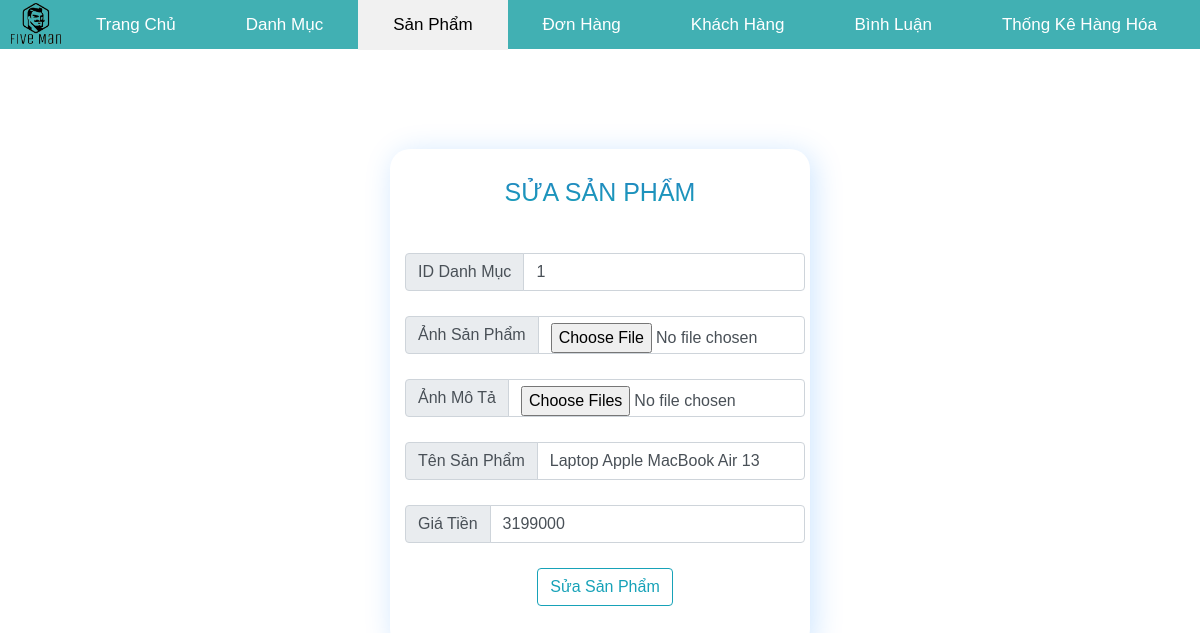
Page /module/controller/product.php?ctrl=product&act=edit&id=1 (signed in) on the committed database.
### tables this page shows
CREATE TABLE `product` (
  `id_sp` int(11) NOT NULL COMMENT 'mã sản phẩm',
  `ten_sp` varchar(255) NOT NULL COMMENT 'tên sản phẩm',
  `gia_sp` float NOT NULL COMMENT 'giá sản phẩm',
  `anh_sp` varchar(255) NOT NULL COMMENT 'ảnh sản phẩm',
  `giamgia_sp` float NOT NULL COMMENT 'giảm giá',
  `anhlist_sp` varchar(255) NOT NULL COMMENT 'ảnh list',
  `mota_sp` text NOT NULL COMMENT 'mô tả sản phẩm',
  `soluongmua_sp` int(11) DEFAULT NULL COMMENT 'sô lượng sản phẩm bán ra',
  `luotxem_sp` int(11) DEFAULT 0 COMMENT 'số lượt xem sản phẩm',
  `ngaynhap_sp` date NOT NULL COMMENT 'ngày nhập sản phẩm',
  `tuychon` bit(1) NOT NULL COMMENT '0 là hiện, 1 là ẩn',
  `danhgia_sp` float DEFAULT NULL COMMENT 'đánh giá sản phẩm',
  `id_dm` int(11) DEFAULT NULL COMMENT 'mã danh mục sản phẩm	',
  `id_catalog_big` int(11) NOT NULL COMMENT 'mã danh mục lớn',
  `thuong_hieu` varchar(50) NOT NULL COMMENT 'thương hiệu sản phẩm'
);

### module/model/database.php (called while the page is built, shortened)
<?php
    function getConnection(){
        $host='localhost';
        $dbname='laptop1';
        $username='root';
        $password='';
        $options = array(PDO::MYSQL_ATTR_INIT_COMMAND => "SET NAMES utf8",
        PDO::ATTR_ERRMODE => PDO::ERRMODE_EXCEPTION);
        $dbh=new PDO('mysql:host='.$host.';
            dbname='.$dbname,$username,$password,$options);
        return $dbh;
    }
    function queryOne($sql)
    {
        $connect=getConnection();
        $result=$connect->query($sql);
        $row=$result->fetch(PDO::FETCH_ASSOC);
        return $row;
    }
?>

### module/model/product.php (called while the page is built, shortened)
<?php
    include_once('database.php');
        function getProductByID($id)
        {
            $sql="SELECT * from product where id_sp='$id'";
            return queryOne($sql);
        }
?>

### module/view/product/edit.php (the view, shortened to what this page needs)
<!DOCTYPE html>
<html lang="en">
<head>
</head>
<body>
<?php
    include_once '../controller/index.php';
?>
<center>
    <div class="container_form">
        <form method ="post" class = "edit_pro" action="product.php?ctrl=product&act=update" enctype="multipart/form-data">
            <p class ="title">SỬA SẢN PHẨM</p>
            <div class = "form-group">
                <div class="input-group mb-3">
                    <div class="input-group-prepend">
                        <span class="input-group-text">ID Danh Mục</span>
                    </div>
                    <input type = "number" name = "cataPro" class="form-control" value="<?php echo $pro['id_dm'] ?>">
                </div>
            </div>
            <div class = "form-group">
                <div class="input-group mb-3">
                    <div class="input-group-prepend">
                        <span class="input-group-text">Ảnh Sản Phẩm</span>
                    </div>
                    <input type = "file" name = "imgPro" class="form-control" value="<?php echo $pro['anh_sp'] ?>" style ="overflow: hidden">
                </div>
            </div>
            <div class = "form-group">
                <div class="input-group mb-3">
                    <div class="input-group-prepend">
                        <span class="input-group-text">Ảnh Mô Tả</span>
                    </div>
                    <input type = "file" name = "imgProList[]" class="form-control" multiple=multiple value="<?php echo $pro['anhlist_sp'] ?>" style ="overflow: hidden">
                </div>
            </div>
            <div class = "form-group">
                <div class="input-group mb-3">
                    <div class="input-group-prepend">
                        <span class="input-group-text">Tên Sản Phẩm</span>
                    </div>
                    <input type = "text" name = "namePro" class="form-control" required value="<?php echo $pro['ten_sp'] ?>">
                </div>
            </div>
            <div class = "form-group">
                <div class="input-group mb-3">
                    <div class="input-group-prepend">
                        <span class="input-group-text">Giá Tiền</span>
                    </div>
                    <input type = "number" min="0" name = "priPro" class="form-control" required value="<?php echo $pro['gia_sp'] ?>">
                </div>
            </div>
            <div class="form-group">
                <button type="submit" name="sua_sanpham" class="btn btn-outline-info checkUpdate">Sửa Sản Phẩm</button>
            </div>
        </form>
    </div>
</center>
</body>
</html>

### public/css/Style4.css (style rules this page uses)
* { margin:0px; padding:0px; font-family:Arial, Helvetica, sans-serif; }
.container_form { margin-top: 100px; width: 35%; max-height: 1000px; border-radius: 20px; box-shadow: 4px 4px 30px 0px rgb(0 123 255 / 20%); }
.edit_pro { width: 400px; height: 500px; }
.form-group { width: 100%; margin: 5px; margin-top:25px; }
.title { padding-top: 25px; font-size: 25px; display: inline-block; color: #5CA17C; background-image: linear-gradient(to bottom, #26BDA6, #65d4ff, #2778c4, #17a2b8); background-size: auto 250%; transition: background-position 0.5s; -webkit-background-clip: text; -webkit-text-fill-color: transparent; background-position: 0 100%; }

### rows in the picture
product: cataPro "1", namePro "Laptop Apple MacBook Air 13", priPro "3199000"
